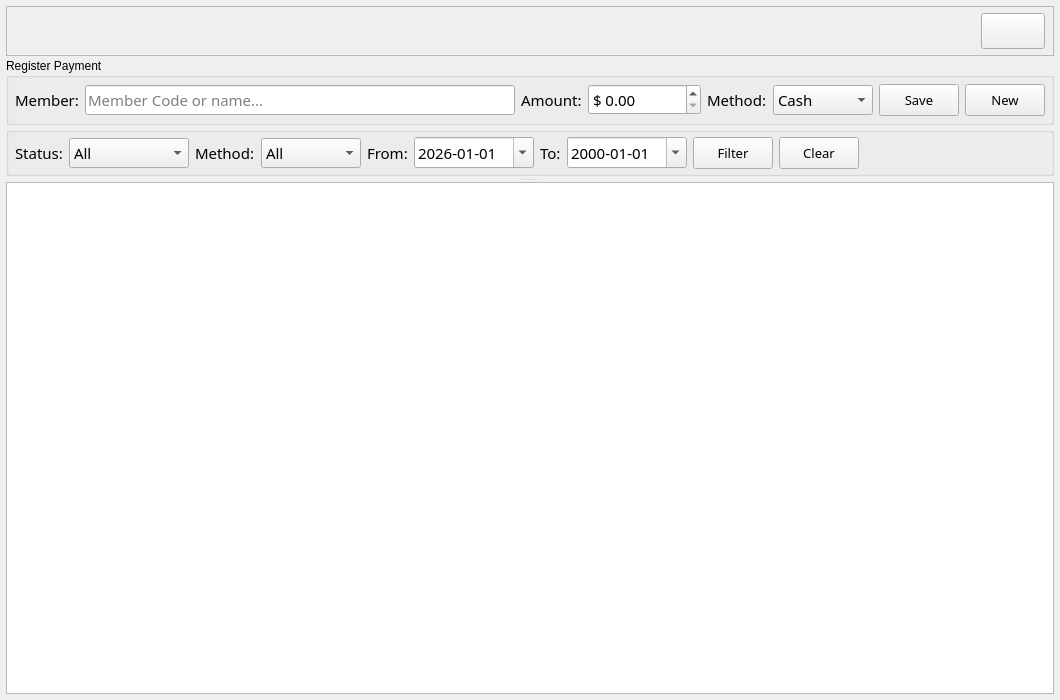
<?xml version="1.0" encoding="UTF-8"?>
<ui version="4.0">
 <class>Form</class>
 <widget class="QWidget" name="Form">
  <property name="geometry">
   <rect>
    <x>0</x>
    <y>0</y>
    <width>1060</width>
    <height>700</height>
   </rect>
  </property>
  <property name="windowTitle">
   <string>Payments</string>
  </property>
  <layout class="QVBoxLayout" name="verticalLayout_main">
   <property name="spacing">
    <number>0</number>
   </property>
   <property name="leftMargin">
    <number>6</number>
   </property>
   <property name="topMargin">
    <number>6</number>
   </property>
   <property name="rightMargin">
    <number>6</number>
   </property>
   <property name="bottomMargin">
    <number>6</number>
   </property>
   <item>
    <widget class="QFrame" name="bar_information">
     <property name="sizePolicy">
      <sizepolicy hsizetype="Preferred" vsizetype="Fixed">
       <horstretch>0</horstretch>
       <verstretch>0</verstretch>
      </sizepolicy>
     </property>
     <property name="minimumSize">
      <size>
       <width>0</width>
       <height>50</height>
      </size>
     </property>
     <property name="maximumSize">
      <size>
       <width>16777215</width>
       <height>50</height>
      </size>
     </property>
     <property name="frameShape">
      <enum>QFrame::StyledPanel</enum>
     </property>
     <property name="frameShadow">
      <enum>QFrame::Raised</enum>
     </property>
     <layout class="QHBoxLayout" name="horizontalLayout_bar">
      <property name="leftMargin">
       <number>8</number>
      </property>
      <property name="topMargin">
       <number>4</number>
      </property>
      <property name="rightMargin">
       <number>8</number>
      </property>
      <property name="bottomMargin">
       <number>4</number>
      </property>
      <item>
       <widget class="QLabel" name="label_user_name">
        <property name="font">
         <font>
          <family>Century Gothic</family>
          <pointsize>12</pointsize>
         </font>
        </property>
        <property name="text">
         <string/>
        </property>
        <property name="alignment">
         <set>Qt::AlignLeading|Qt::AlignLeft|Qt::AlignVCenter</set>
        </property>
       </widget>
      </item>
      <item>
       <widget class="QLabel" name="label_user_role">
        <property name="font">
         <font>
          <family>Century Gothic</family>
          <pointsize>12</pointsize>
         </font>
        </property>
        <property name="text">
         <string/>
        </property>
       </widget>
      </item>
      <item>
       <spacer name="horizontalSpacer_bar">
        <property name="orientation">
         <enum>Qt::Horizontal</enum>
        </property>
        <property name="sizeType">
         <enum>QSizePolicy::Expanding</enum>
        </property>
        <property name="sizeHint" stdset="0">
         <size>
          <width>40</width>
          <height>20</height>
         </size>
        </property>
       </spacer>
      </item>
      <item>
       <widget class="QPushButton" name="btn_close">
        <property name="minimumSize">
         <size>
          <width>64</width>
          <height>36</height>
         </size>
        </property>
        <property name="maximumSize">
         <size>
          <width>64</width>
          <height>36</height>
         </size>
        </property>
        <property name="text">
         <string/>
        </property>
       </widget>
      </item>
     </layout>
    </widget>
   </item>
   <item>
    <widget class="QSplitter" name="splitter_main">
     <property name="sizePolicy">
      <sizepolicy hsizetype="Expanding" vsizetype="Expanding">
       <horstretch>0</horstretch>
       <verstretch>0</verstretch>
      </sizepolicy>
     </property>
     <property name="orientation">
      <enum>Qt::Vertical</enum>
     </property>
     <property name="childrenCollapsible">
      <bool>false</bool>
     </property>
     <widget class="QWidget" name="widget_top_pane">
      <property name="sizePolicy">
       <sizepolicy hsizetype="Preferred" vsizetype="Preferred">
        <horstretch>0</horstretch>
        <verstretch>1</verstretch>
       </sizepolicy>
      </property>
      <layout class="QVBoxLayout" name="verticalLayout_top">
       <property name="spacing">
        <number>2</number>
       </property>
       <property name="leftMargin">
        <number>0</number>
       </property>
       <property name="topMargin">
        <number>2</number>
       </property>
       <property name="rightMargin">
        <number>0</number>
       </property>
       <property name="bottomMargin">
        <number>2</number>
       </property>
       <item>
        <widget class="QGroupBox" name="groupBox_payment">
         <property name="sizePolicy">
          <sizepolicy hsizetype="Preferred" vsizetype="Fixed">
           <horstretch>0</horstretch>
           <verstretch>0</verstretch>
          </sizepolicy>
         </property>
         <property name="title">
          <string>Register Payment</string>
         </property>
         <layout class="QHBoxLayout" name="horizontalLayout_payment">
          <property name="leftMargin">
           <number>6</number>
          </property>
          <property name="topMargin">
           <number>6</number>
          </property>
          <property name="rightMargin">
           <number>6</number>
          </property>
          <property name="bottomMargin">
           <number>6</number>
          </property>
          <item>
           <widget class="QLabel" name="label_search">
            <property name="font">
             <font>
              <family>Century Gothic</family>
              <pointsize>11</pointsize>
             </font>
            </property>
            <property name="text">
             <string>Member:</string>
            </property>
           </widget>
          </item>
          <item>
           <widget class="QLineEdit" name="input_search">
            <property name="sizePolicy">
             <sizepolicy hsizetype="Expanding" vsizetype="Fixed">
              <horstretch>0</horstretch>
              <verstretch>0</verstretch>
             </sizepolicy>
            </property>
            <property name="font">
             <font>
              <family>Century Gothic</family>
              <pointsize>11</pointsize>
             </font>
            </property>
            <property name="placeholderText">
             <string>Member Code or name...</string>
            </property>
           </widget>
          </item>
          <item>
           <widget class="QLabel" name="label_amount">
            <property name="font">
             <font>
              <family>Century Gothic</family>
              <pointsize>11</pointsize>
             </font>
            </property>
            <property name="text">
             <string>Amount:</string>
            </property>
           </widget>
          </item>
          <item>
           <widget class="QDoubleSpinBox" name="spin_amount">
            <property name="sizePolicy">
             <sizepolicy hsizetype="Fixed" vsizetype="Fixed">
              <horstretch>0</horstretch>
              <verstretch>0</verstretch>
             </sizepolicy>
            </property>
            <property name="minimumSize">
             <size>
              <width>100</width>
              <height>0</height>
             </size>
            </property>
            <property name="font">
             <font>
              <family>Century Gothic</family>
              <pointsize>11</pointsize>
             </font>
            </property>
            <property name="maximum">
             <double>999999.99</double>
            </property>
            <property name="singleStep">
             <double>10.00</double>
            </property>
            <property name="prefix">
             <string>$ </string>
            </property>
           </widget>
          </item>
          <item>
           <widget class="QLabel" name="label_method">
            <property name="font">
             <font>
              <family>Century Gothic</family>
              <pointsize>11</pointsize>
             </font>
            </property>
            <property name="text">
             <string>Method:</string>
            </property>
           </widget>
          </item>
          <item>
           <widget class="QComboBox" name="combo_method">
            <property name="sizePolicy">
             <sizepolicy hsizetype="Fixed" vsizetype="Fixed">
              <horstretch>0</horstretch>
              <verstretch>0</verstretch>
             </sizepolicy>
            </property>
            <property name="minimumSize">
             <size>
              <width>100</width>
              <height>0</height>
             </size>
            </property>
            <property name="font">
             <font>
              <family>Century Gothic</family>
              <pointsize>11</pointsize>
             </font>
            </property>
            <item>
             <property name="text">
              <string>Cash</string>
             </property>
            </item>
            <item>
             <property name="text">
              <string>Card</string>
             </property>
            </item>
            <item>
             <property name="text">
              <string>Transfer</string>
             </property>
            </item>
            <item>
             <property name="text">
              <string>Other</string>
             </property>
            </item>
           </widget>
          </item>
          <item>
           <widget class="QPushButton" name="btn_save">
            <property name="minimumSize">
             <size>
              <width>80</width>
              <height>32</height>
             </size>
            </property>
            <property name="font">
             <font>
              <family>Century Gothic</family>
              <pointsize>10</pointsize>
             </font>
            </property>
            <property name="text">
             <string>Save</string>
            </property>
           </widget>
          </item>
          <item>
           <widget class="QPushButton" name="btn_new">
            <property name="minimumSize">
             <size>
              <width>80</width>
              <height>32</height>
             </size>
            </property>
            <property name="font">
             <font>
              <family>Century Gothic</family>
              <pointsize>10</pointsize>
             </font>
            </property>
            <property name="text">
             <string>New</string>
            </property>
           </widget>
          </item>
         </layout>
        </widget>
       </item>
       <item>
        <widget class="QGroupBox" name="groupBox_filter">
         <property name="sizePolicy">
          <sizepolicy hsizetype="Preferred" vsizetype="Fixed">
           <horstretch>0</horstretch>
           <verstretch>0</verstretch>
          </sizepolicy>
         </property>
         <property name="title">
          <string/>
         </property>
         <layout class="QHBoxLayout" name="horizontalLayout_filter">
          <property name="leftMargin">
           <number>6</number>
          </property>
          <property name="topMargin">
           <number>4</number>
          </property>
          <property name="rightMargin">
           <number>6</number>
          </property>
          <property name="bottomMargin">
           <number>4</number>
          </property>
          <item>
           <widget class="QLabel" name="label_filter_status">
            <property name="font">
             <font>
              <family>Century Gothic</family>
              <pointsize>11</pointsize>
             </font>
            </property>
            <property name="text">
             <string>Status:</string>
            </property>
           </widget>
          </item>
          <item>
           <widget class="QComboBox" name="combo_status">
            <property name="sizePolicy">
             <sizepolicy hsizetype="Fixed" vsizetype="Fixed">
              <horstretch>0</horstretch>
              <verstretch>0</verstretch>
             </sizepolicy>
            </property>
            <property name="minimumSize">
             <size>
              <width>120</width>
              <height>0</height>
             </size>
            </property>
            <property name="font">
             <font>
              <family>Century Gothic</family>
              <pointsize>11</pointsize>
             </font>
            </property>
            <item>
             <property name="text">
              <string>All</string>
             </property>
            </item>
            <item>
             <property name="text">
              <string>Completed</string>
             </property>
            </item>
            <item>
             <property name="text">
              <string>Pending</string>
             </property>
            </item>
            <item>
             <property name="text">
              <string>Cancelled</string>
             </property>
            </item>
            <item>
             <property name="text">
              <string>Refunded</string>
             </property>
            </item>
           </widget>
          </item>
          <item>
           <widget class="QLabel" name="label_filter_method">
            <property name="font">
             <font>
              <family>Century Gothic</family>
              <pointsize>11</pointsize>
             </font>
            </property>
            <property name="text">
             <string>Method:</string>
            </property>
           </widget>
          </item>
          <item>
           <widget class="QComboBox" name="combo_filter_method">
            <property name="sizePolicy">
             <sizepolicy hsizetype="Fixed" vsizetype="Fixed">
              <horstretch>0</horstretch>
              <verstretch>0</verstretch>
             </sizepolicy>
            </property>
            <property name="minimumSize">
             <size>
              <width>100</width>
              <height>0</height>
             </size>
            </property>
            <property name="font">
             <font>
              <family>Century Gothic</family>
              <pointsize>11</pointsize>
             </font>
            </property>
            <item>
             <property name="text">
              <string>All</string>
             </property>
            </item>
            <item>
             <property name="text">
              <string>Cash</string>
             </property>
            </item>
            <item>
             <property name="text">
              <string>Card</string>
             </property>
            </item>
            <item>
             <property name="text">
              <string>Transfer</string>
             </property>
            </item>
            <item>
             <property name="text">
              <string>Other</string>
             </property>
            </item>
           </widget>
          </item>
          <item>
           <widget class="QLabel" name="label_date_from">
            <property name="font">
             <font>
              <family>Century Gothic</family>
              <pointsize>11</pointsize>
             </font>
            </property>
            <property name="text">
             <string>From:</string>
            </property>
           </widget>
          </item>
          <item>
           <widget class="QDateEdit" name="date_from">
            <property name="minimumSize">
             <size>
              <width>120</width>
              <height>0</height>
             </size>
            </property>
            <property name="font">
             <font>
              <family>Century Gothic</family>
              <pointsize>11</pointsize>
             </font>
            </property>
            <property name="displayFormat">
             <string>yyyy-MM-dd</string>
            </property>
            <property name="calendarPopup">
             <bool>true</bool>
            </property>
            <property name="date">
             <date>
              <year>2026</year>
              <month>1</month>
              <day>1</day>
             </date>
            </property>
           </widget>
          </item>
          <item>
           <widget class="QLabel" name="label_date_to">
            <property name="font">
             <font>
              <family>Century Gothic</family>
              <pointsize>11</pointsize>
             </font>
            </property>
            <property name="text">
             <string>To:</string>
            </property>
           </widget>
          </item>
          <item>
           <widget class="QDateEdit" name="date_to">
            <property name="minimumSize">
             <size>
              <width>120</width>
              <height>0</height>
             </size>
            </property>
            <property name="font">
             <font>
              <family>Century Gothic</family>
              <pointsize>11</pointsize>
             </font>
            </property>
            <property name="displayFormat">
             <string>yyyy-MM-dd</string>
            </property>
            <property name="calendarPopup">
             <bool>true</bool>
            </property>
           </widget>
          </item>
          <item>
           <widget class="QPushButton" name="btn_filter">
            <property name="minimumSize">
             <size>
              <width>70</width>
              <height>32</height>
             </size>
            </property>
            <property name="font">
             <font>
              <family>Century Gothic</family>
              <pointsize>10</pointsize>
             </font>
            </property>
            <property name="text">
             <string>Filter</string>
            </property>
           </widget>
          </item>
          <item>
           <widget class="QPushButton" name="btn_clear_filters">
            <property name="minimumSize">
             <size>
              <width>70</width>
              <height>32</height>
             </size>
            </property>
            <property name="font">
             <font>
              <family>Century Gothic</family>
              <pointsize>10</pointsize>
             </font>
            </property>
            <property name="text">
             <string>Clear</string>
            </property>
           </widget>
          </item>
          <item>
           <spacer name="horizontalSpacer_filter">
            <property name="orientation">
             <enum>Qt::Horizontal</enum>
            </property>
            <property name="sizeHint" stdset="0">
             <size>
              <width>40</width>
              <height>20</height>
             </size>
            </property>
           </spacer>
          </item>
         </layout>
        </widget>
       </item>
      </layout>
     </widget>
     <widget class="QTableWidget" name="payments_table">
      <property name="sizePolicy">
       <sizepolicy hsizetype="Expanding" vsizetype="Expanding">
        <horstretch>0</horstretch>
        <verstretch>3</verstretch>
       </sizepolicy>
      </property>
      <property name="minimumSize">
       <size>
        <width>0</width>
        <height>120</height>
       </size>
      </property>
     </widget>
    </widget>
   </item>
  </layout>
 </widget>
 <tabstops>
  <tabstop>input_search</tabstop>
  <tabstop>spin_amount</tabstop>
  <tabstop>combo_method</tabstop>
  <tabstop>btn_save</tabstop>
  <tabstop>btn_new</tabstop>
  <tabstop>combo_status</tabstop>
  <tabstop>combo_filter_method</tabstop>
  <tabstop>date_from</tabstop>
  <tabstop>date_to</tabstop>
  <tabstop>btn_filter</tabstop>
  <tabstop>btn_clear_filters</tabstop>
 </tabstops>
 <resources/>
 <connections/>
</ui>
